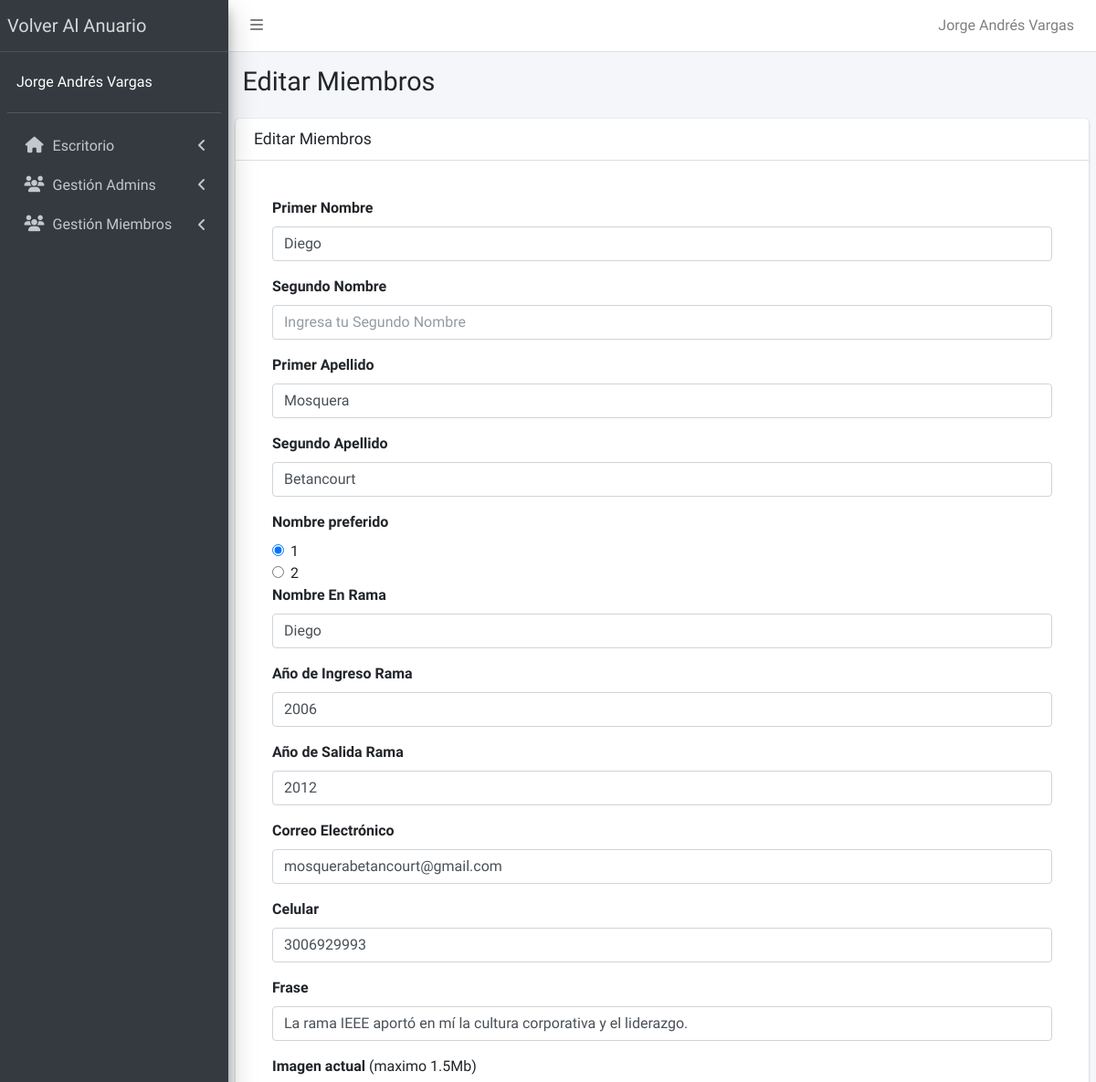
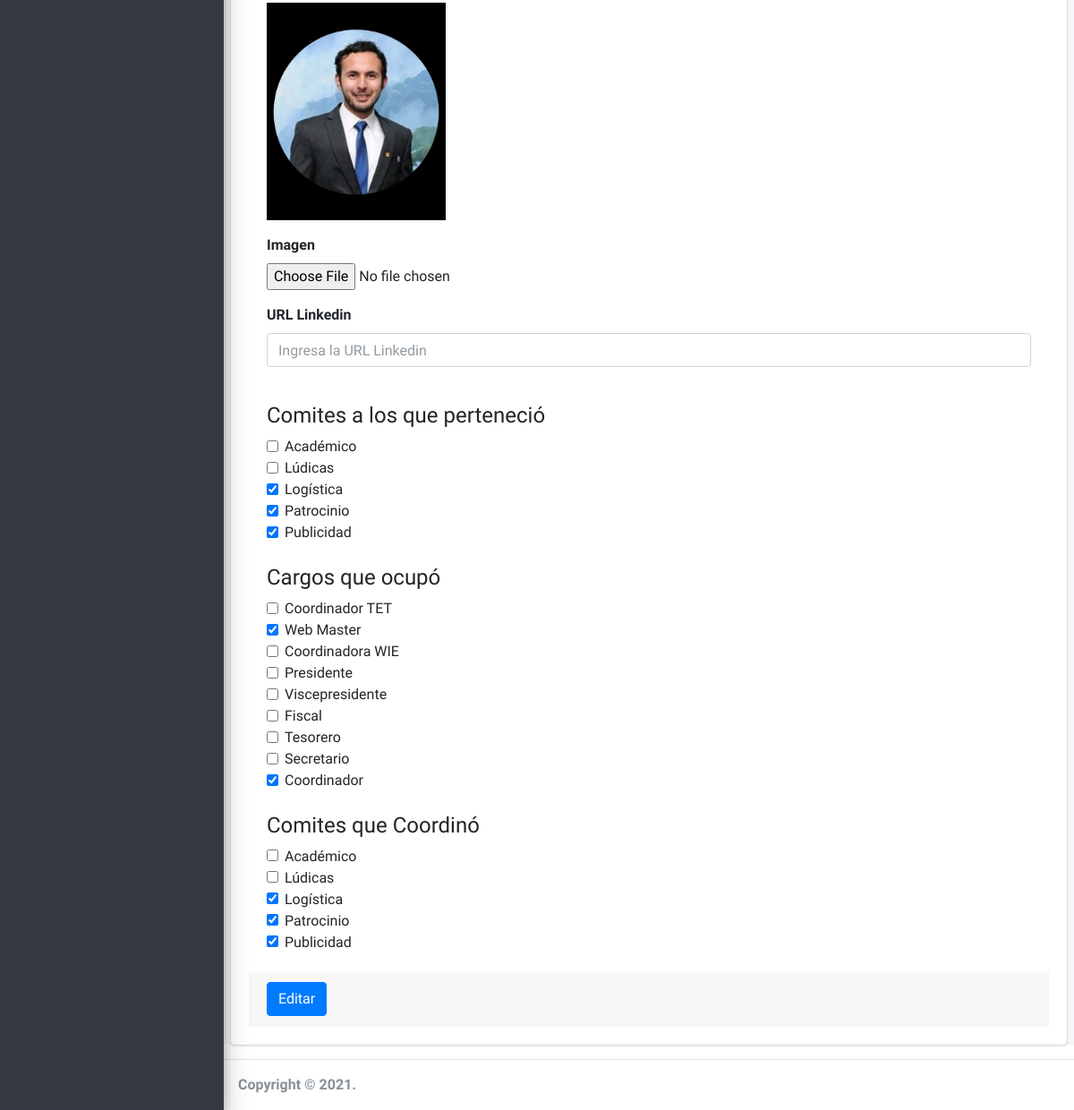
The app's page /admin/editar-miembro.php?id=1 (signed in) with its own data (2 pictures, top to bottom).
### tables this page shows
CREATE TABLE `miembros` (
  `id` int(11) NOT NULL,
  `primerNombre` varchar(30) NOT NULL,
  `segundoNombre` varchar(30) DEFAULT NULL,
  `nombrePreferido` tinyint(4) NOT NULL DEFAULT 1,
  `primerApellido` varchar(30) NOT NULL,
  `segundoApellido` varchar(30) DEFAULT NULL,
  `nombreEnRama` varchar(30) NOT NULL,
  `anioIngresoRama` year(4) NOT NULL,
  `anioSalidaRama` year(4) NOT NULL,
  `correo` varchar(100) NOT NULL,
  `celular` varchar(20) NOT NULL,
  `frase` varchar(400) NOT NULL,
  `urlFoto` varchar(400) NOT NULL,
  `urlLinkedin` varchar(400) DEFAULT NULL,
  `estado` int(1) NOT NULL DEFAULT 0,
  `ocupacionActual` varchar(30) DEFAULT NULL,
  `contactos` varchar(400) DEFAULT NULL
);

CREATE TABLE `comites` (
  `id` int(11) NOT NULL,
  `comite` varchar(20) NOT NULL
);

CREATE TABLE `cargos` (
  `id` int(11) NOT NULL,
  `cargo` varchar(20) NOT NULL
);

### admin/funciones/quitar_tildes.php (called while the page is built)
<?php
function quitar_tildes($cadena) {
$no_permitidas= array ("á","é","í","ó","ú","Á","É","Í","Ó","Ú","ñ","À","Ã","Ì","Ò","Ù","Ã™","Ã ","Ã¨","Ã¬","Ã²","Ã¹","ç","Ç","Ã¢","ê","Ã®","Ã´","Ã»","Ã‚","ÃŠ","ÃŽ","Ã”","Ã›","ü","Ã¶","Ã–","Ã¯","Ã¤","«","Ò","Ã","Ã„","Ã‹");
$permitidas= array ("a","e","i","o","u","A","E","I","O","U","n","N","A","E","I","O","U","a","e","i","o","u","c","C","a","e","i","o","u","A","E","I","O","U","u","o","O","i","a","e","U","I","A","E");
$texto = str_replace($no_permitidas, $permitidas ,$cadena);
return $texto;
}
?>

### admin/editar-miembro.php (the view, shortened to what this page needs)
<?php
include "funciones/quitar_tildes.php";
include_once "../connection/db_connection.php";
include_once 'templates/header.php';
include_once 'templates/barra.php';
include_once 'templates/navegacion.php';
$id = $_GET['id'];
?>
<div class="content-wrapper">
  <section class="content-header">
    <div class="container-fluid">
      <div class="row mb-2">
        <div class="col-sm-6">
          <h1>Editar Miembros</h1>
        </div>
      </div>
    </div>
  </section>
  <section class="content">
    <div class="card">
      <div class="card-header">
        <h3 class="card-title">Editar Miembros</h3>
      </div>
      <div class="card-body">
        <?php
        $conn = mysqli_connect($host, $user, $pw, $db);
        $sql = "SELECT * FROM miembros WHERE id = $id";
        $resultado = $conn->query($sql);
        $miembro = $resultado->fetch_assoc();
        $sql1 = "SELECT * FROM comites";
        $array_comites = $conn->query($sql1);
        $sql2 = "SELECT cargo,comite FROM cargos_de_miembros WHERE miembro=$id";
        $resultado2 = $conn->query($sql2);
        $sql3 = "SELECT * FROM cargos";
        $array_cargos = $conn->query($sql3);
        $array_comites_coord = [];
        $array_comites_miembro = [];
        $array_cargos_miembro = [];
        while ($cargos_miembro = $resultado2->fetch_assoc()) {
          if ($cargos_miembro['cargo'] == 9) {
            array_push($array_comites_coord, $cargos_miembro['comite']);
          }
          if ($cargos_miembro['cargo'] == 10) {
            array_push($array_comites_miembro, $cargos_miembro['comite']);
          }
          array_push($array_cargos_miembro, $cargos_miembro['cargo']);
        }
        ?>
        <form role="form" enctype="multipart/form-data" name="editar-registro-miembro" id="editar-registro-miembro" method="post" action="modelo-miembro.php">
          <div class="card-body">
            <div class="form-group">
              <label for="primerNombre">Primer Nombre</label>
              <input type="text" class="form-control" id="primerNombre" name="primerNombre" placeholder="Ingresa tu Primer Nombre" value="<?php echo $miembro['primerNombre']; ?>" required>
            </div>
            <div class="form-group">
              <label for="segundoNombre">Segundo Nombre</label>
              <input type="text" class="form-control" id="segundoNombre" name="segundoNombre" placeholder="Ingresa tu Segundo Nombre" value="<?php echo $miembro['segundoNombre']; ?>">
            </div>
            <div class="form-group">
              <label for="primerApellido">Primer Apellido</label>
              <input type="text" class="form-control" id="primerApellido" name="primerApellido" placeholder="Ingresa tu Primer Apellido" value="<?php echo $miembro['primerApellido']; ?>" required>
            </div>
            <div class="form-group">
              <label for="segundoApellido">Segundo Apellido</label>
              <input type="text" class="form-control" id="segundoApellido" name="segundoApellido" placeholder="Ingresa tu Segundo Apellido" value="<?php echo $miembro['segundoApellido']; ?>">
            </div>
            <label>Nombre preferido</label>
            <?php
            if ($miembro['nombrePreferido'] == 1) {
            ?>
              <div class="form-check">
                <input type="radio" class="form-check-input" id="nombrePreferido" value=1 name="nombrePreferido" checked>
                <label for="nombrePreferido1" class="form-check-label">1</label>
              </div>
              <div class="form-check">
                <input type="radio" class="form-check-input" id="nombrePreferido" value=2 name="nombrePreferido">
                <label for="nombrePreferido2" class="form-check-label">2</label>
              </div>
            <?php
            }
            ?>
            <div class="form-group">
              <label for="nombreEnRama">Nombre En Rama</label>
              <input type="text" class="form-control" id="nombreEnRama" name="nombreEnRama" placeholder="Ingresa tu Nombre En Rama" value="<?php echo $miembro['nombreEnRama']; ?>" required>
            </div>
            <div class="form-group">
              <label for="anioIngresoRama">Año de Ingreso Rama</label>
              <input type="number" class="form-control" id="anioIngresoRama" name="anioIngresoRama" min="1985" max="<?php echo date("Y"); ?>" value="<?php echo $miembro['anioIngresoRama']; ?>" required>
            </div>
            <div class="form-group">
              <label for="anioSalidaRama">Año de Salida Rama</label>
              <input type="number" class="form-control" id="anioSalidaRama" name="anioSalidaRama" min="1985" max="<?php echo date("Y")+2; ?>" value="<?php echo $miembro['anioSalidaRama']; ?>" required>
            </div>
            <div class="form-group">
              <label for="correo">Correo Electrónico</label>
              <input type="email" class="form-control" id="correo" name="correo" placeholder="Ingresa tu Correo Electronico" value="<?php echo $miembro['correo']; ?>" required>
            </div>
            <div class="form-group">
              <label for="celular">Celular</label>
              <input type="number" class="form-control" id="celular" name="celular" value="<?php echo $miembro['celular']; ?>" required>
            </div>
            <div class="form-group">
              <label for="frase">Frase</label>
              <input type="text" class="form-control" id="frase" name="frase" placeholder="Ingresa tu Frase" value="<?php echo $miembro['frase']; ?>" required>
            </div>
            <div class="form-group">
              <label for="imagen-actual">Imagen actual <span style="font-weight: lighter;">(maximo 1.5Mb)</span></label>
              <br>
              <img src="<?php echo $miembro['urlFoto']; ?>" width="200">
            </div>
            <div class="form-group">
              <label for="imagen-miembro">Imagen</label>
              <div class="input-group">
                <input type="file" id="imagen-miembro" name="imagen-miembro">
              </div>
            </div>
            <div class="form-group">
              <label for="urlLinkedin">URL Linkedin</label>
              <input type="text" class="form-control" id="urlLinkedin" name="urlLinkedin" placeholder="Ingresa la URL Linkedin" value="<?php echo $miembro['urlLinkedin']; ?>">
            </div>
            <br>
            <h4>Comites a los que perteneció</h4>
            <?php
              foreach($array_comites as $comite){
                $comite_format=strtolower(quitar_tildes($comite['comite']));
                ?>
                  <div class="form-check">
                  <input type="checkbox" class="form-check-input" id="<?php echo $comite_format;?>" name="<?php echo $comite_format;?>" value="<?php echo $comite_format;?>" <?php if (in_array($comite['id'], $array_comites_miembro)) {echo "checked";} ?>>
                  <label for="<?php echo $comite_format;?>" class="form-check-label"><?php echo $comite['comite'];?></label>
                  </div>
                <?php
              }
            ?>
            <br>
            <h4>Cargos que ocupó</h4>
            <?php
              foreach($array_cargos as $cargo){
                if($cargo['id'] != 10){
                    $cargo_format=lcfirst(str_replace(' ','', quitar_tildes($cargo['cargo'])));
                ?>
                    <div class="form-check">
                        <input type="checkbox" class="form-check-input" id="<?php echo $cargo_format;?>" name="<?php echo $cargo_format;?>" value="<?php echo $cargo_format;?>" <?php if (in_array($cargo['id'], $array_cargos_miembro)) {echo "checked";} ?> >
                        <label for="<?php echo $cargo_format;?>" class="form-check-label"><?php echo $cargo['cargo']?></label>
                    </div>
                <?php
                }
              }
            ?>
            <br>
            <h4>Comites que Coordinó</h4>
            <?php
              foreach($array_comites as $comite){
                $comite_format=strtolower(quitar_tildes($comite['comite']));
                ?>
                  <div class="form-check">
                    <input type="checkbox" class="form-check-input" id="<?php echo 'coord_'.$comite_format;?>" name="<?php echo 'coord_'.$comite_format;?>" value="<?php echo 'coord'.$comite_format;?>" <?php   if($array_comites_coord){if (in_array($comite['id'], $array_comites_coord)) {echo "checked";}}else{echo 'disabled';} ?>>
                    <label for="<?php echo 'coord_'.$comite_format;?>" class="form-check-label"><?php echo $comite['comite'];?></label>
                  </div>
                <?php
              }
            ?>
          </div>
          <div class="card-footer">
            <button type="submit" class="btn btn-primary">Editar</button>
          </div>
        </form>
      </div>
    </div>
  </section>
</div>
<?php
include_once 'templates/footer.php';
?>

### records on screen
miembros: primerNombre "Diego", primerApellido "Mosquera", segundoApellido "Betancourt", nombreEnRama "Diego", anioIngresoRama "2006", anioSalidaRama "2012", correo "mosquerabetancourt@gmail.com", celular "3006929993", frase "La rama IEEE aportó en mí la cultura corporativa y el liderazgo.", urlFoto (picture)
comites: comite "Académico"
comites: comite "Lúdicas"
comites: logistica "☑", comite "Logística", coord_logistica "☑"
comites: patrocinio "☑", comite "Patrocinio", coord_patrocinio "☑"
comites: publicidad "☑", comite "Publicidad", coord_publicidad "☑"
cargos: cargo "Coordinador TET"
cargos: webMaster "☑", cargo "Web Master"
cargos: cargo "Coordinadora WIE"
cargos: cargo "Presidente"
cargos: cargo "Viscepresidente"
cargos: cargo "Fiscal"
cargos: cargo "Tesorero"
cargos: cargo "Secretario"
cargos: coordinador "☑", cargo "Coordinador"

### other values on screen
$_SESSION['nombre'] "Jorge Andrés Vargas"
